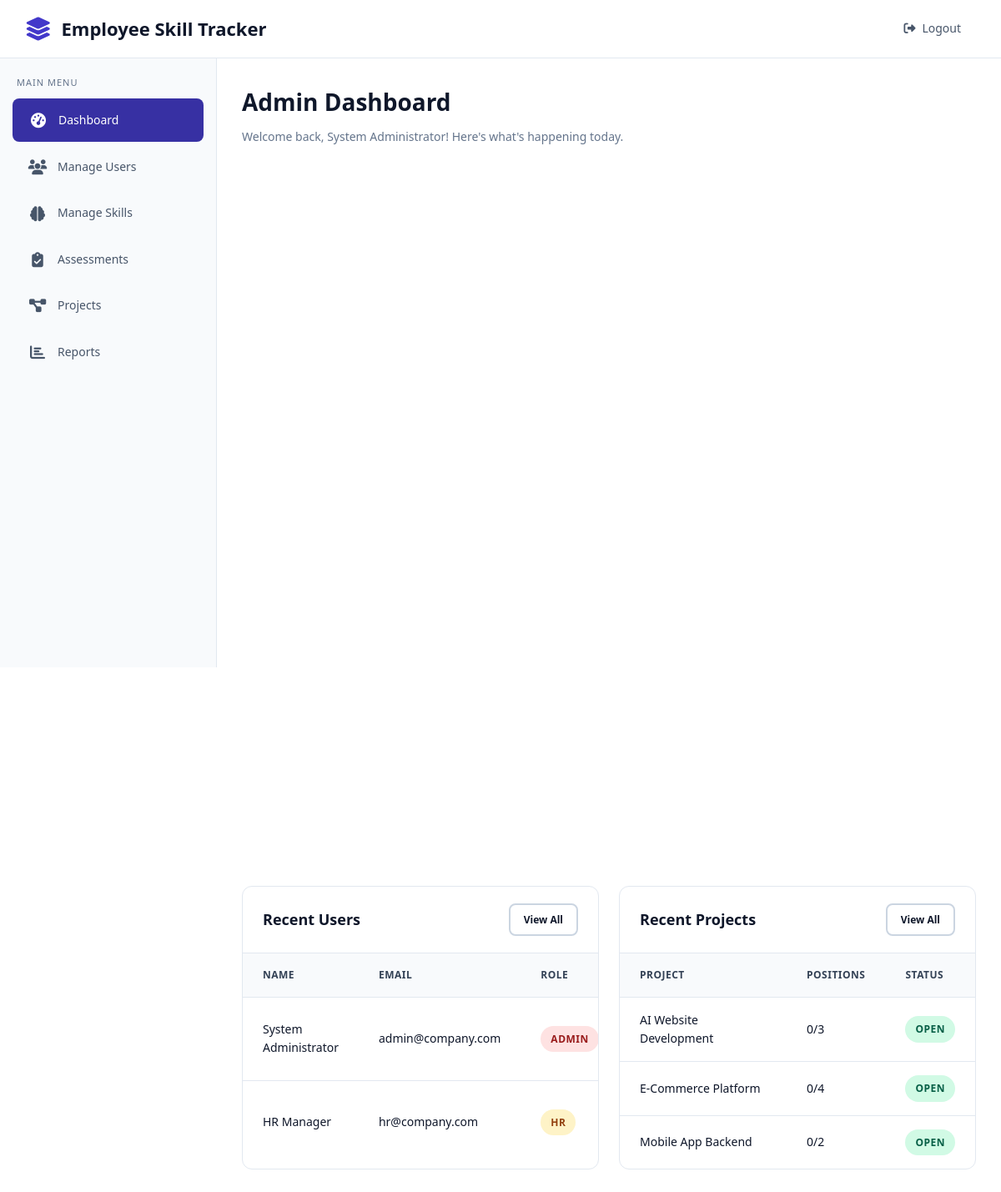
Page /admin/dashboard.php (signed in) on the committed database.
### tables this page shows
CREATE TABLE users (
    id INT AUTO_INCREMENT PRIMARY KEY,
    full_name VARCHAR(100) NOT NULL,
    email VARCHAR(100) NOT NULL UNIQUE,
    password VARCHAR(255) NOT NULL,
    role ENUM('admin', 'hr', 'candidate') NOT NULL DEFAULT 'candidate',
    phone VARCHAR(20),
    address TEXT,
    profile_image VARCHAR(255),
    resume_path VARCHAR(255),
    experience_years INT DEFAULT 0,
    current_position VARCHAR(100),
    department VARCHAR(100),
    is_active TINYINT(1) DEFAULT 1,
    created_at TIMESTAMP DEFAULT CURRENT_TIMESTAMP,
    updated_at TIMESTAMP DEFAULT CURRENT_TIMESTAMP ON UPDATE CURRENT_TIMESTAMP
);

CREATE TABLE projects (
    id INT AUTO_INCREMENT PRIMARY KEY,
    project_name VARCHAR(200) NOT NULL,
    description TEXT,
    total_positions INT NOT NULL DEFAULT 1,
    filled_positions INT NOT NULL DEFAULT 0,
    status ENUM('open', 'in_progress', 'completed', 'closed') DEFAULT 'open',
    start_date DATE,
    end_date DATE,
    created_by INT NOT NULL,
    created_at TIMESTAMP DEFAULT CURRENT_TIMESTAMP,
    updated_at TIMESTAMP DEFAULT CURRENT_TIMESTAMP ON UPDATE CURRENT_TIMESTAMP,
    FOREIGN KEY (created_by) REFERENCES users(id) ON DELETE CASCADE
);

### admin/dashboard.php (the view, shortened to what this page needs)
<?php
require_once '../config/database.php';
$recent_users = $conn->query("SELECT id, full_name, email, role, created_at FROM users ORDER BY created_at DESC LIMIT 5");
$recent_projects = $conn->query("SELECT p.*, u.full_name as created_by_name FROM projects p JOIN users u ON p.created_by = u.id ORDER BY p.created_at DESC LIMIT 5");
?>
<!DOCTYPE html>
<html lang="en">
<head>
    <link rel="stylesheet" href="../assets/css/styles.css">
    <link rel="stylesheet" href="https://cdnjs.cloudflare.com/ajax/libs/font-awesome/6.4.0/css/all.min.css">
</head>
<body>
    <nav class="navbar">
        <a href="../index.php" class="navbar-brand">
            <i class="fas fa-layer-group"></i>
            Employee Skill Tracker
        </a>
        <ul class="navbar-nav">
            <li><a href="../auth/logout.php" class="nav-link"><i class="fas fa-sign-out-alt"></i> Logout</a></li>
        </ul>
    </nav>
    <aside class="sidebar">
        <div class="sidebar-title">Main Menu</div>
        <ul class="sidebar-menu">
            <li class="sidebar-item">
                <a href="dashboard.php" class="sidebar-link active">
                    <i class="fas fa-tachometer-alt"></i>
                    Dashboard
                </a>
            </li>
            <li class="sidebar-item">
                <a href="manage_users.php" class="sidebar-link">
                    <i class="fas fa-users"></i>
                    Manage Users
                </a>
            </li>
            <li class="sidebar-item">
                <a href="manage_skills.php" class="sidebar-link">
                    <i class="fas fa-brain"></i>
                    Manage Skills
                </a>
            </li>
            <li class="sidebar-item">
                <a href="manage_assessments.php" class="sidebar-link">
                    <i class="fas fa-clipboard-check"></i>
                    Assessments
                </a>
            </li>
            <li class="sidebar-item">
                <a href="manage_projects.php" class="sidebar-link">
                    <i class="fas fa-project-diagram"></i>
                    Projects
                </a>
            </li>
            <li class="sidebar-item">
                <a href="reports.php" class="sidebar-link">
                    <i class="fas fa-chart-bar"></i>
                    Reports
                </a>
            </li>
        </ul>
    </aside>
    <main class="main-content">
        <div class="dashboard-header">
            <h1>Admin Dashboard</h1>
            <p>Welcome back, <?php echo htmlspecialchars($_SESSION['full_name']); ?>! Here's what's happening today.</p>
        </div>
        <div class="stats-grid">
        </div>
        <div class="dashboard-grid" style="grid-template-columns: 2fr 1fr;">
        </div>
        <div class="dashboard-grid">
            <div class="table-container">
                <div class="table-header">
                    <h3>Recent Users</h3>
                    <a href="manage_users.php" class="btn btn-sm btn-outline">View All</a>
                </div>
                <table class="data-table">
                    <thead>
                        <tr>
                            <th>Name</th>
                            <th>Email</th>
                            <th>Role</th>
                        </tr>
                    </thead>
                    <tbody>
                        <?php while ($user = $recent_users->fetch_assoc()): ?>
                        <tr>
                            <td><?php echo htmlspecialchars($user['full_name']); ?></td>
                            <td><?php echo htmlspecialchars($user['email']); ?></td>
                            <td><span class="badge badge-<?php echo $user['role'] === 'admin' ? 'danger' : ($user['role'] === 'hr' ? 'warning' : 'primary'); ?>"><?php echo ucfirst($user['role']); ?></span></td>
                        </tr>
                        <?php endwhile; ?>
                    </tbody>
                </table>
            </div>
            <div class="table-container">
                <div class="table-header">
                    <h3>Recent Projects</h3>
                    <a href="manage_projects.php" class="btn btn-sm btn-outline">View All</a>
                </div>
                <table class="data-table">
                    <thead>
                        <tr>
                            <th>Project</th>
                            <th>Positions</th>
                            <th>Status</th>
                        </tr>
                    </thead>
                    <tbody>
                        <?php while ($project = $recent_projects->fetch_assoc()): ?>
                        <tr>
                            <td><?php echo htmlspecialchars($project['project_name']); ?></td>
                            <td><?php echo $project['filled_positions']; ?>/<?php echo $project['total_positions']; ?></td>
                            <td><span class="badge badge-<?php echo $project['status'] === 'open' ? 'success' : ($project['status'] === 'completed' ? 'primary' : 'warning'); ?>"><?php echo ucfirst($project['status']); ?></span></td>
                        </tr>
                        <?php endwhile; ?>
                    </tbody>
                </table>
            </div>
        </div>
    </main>
</body>
</html>

### rows in the picture
users: full_name "System Administrator", email "admin@company.com", role "ADMIN"
users: full_name "HR Manager", email "hr@company.com", role "HR"
projects: project_name "AI Website Development", filled_positions "0", total_positions "3", status "OPEN"
projects: project_name "E-Commerce Platform", filled_positions "0", total_positions "4", status "OPEN"
projects: project_name "Mobile App Backend", filled_positions "0", total_positions "2", status "OPEN"

### other values in the picture
$_SESSION['full_name'] "System Administrator"
